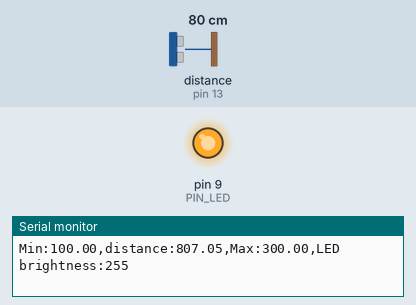
Recording of a sketch running on a simulated Arduino Uno, built with avr-gcc and run on an emulated ATmega328P. Parts: output pins drawn as LEDs (lit = HIGH), the last lines printed to the serial monitor. Wiring (inferred from the names in the program): ultrasonic range finder: trigger pin 12; echo pin 13. The inputs (shaded band) are chosen by the test bench; at power-on: distance to the obstacle (sensor on pin 13) 80 cm. The echo pulse lasts 58.3 µs per cm; pins used as bus, display or sensor lines are not drawn.

Above: at 1.2 s.
1.3 s: distance to the obstacle (sensor on pin 13) set to 18 cm
At 1.7 s:
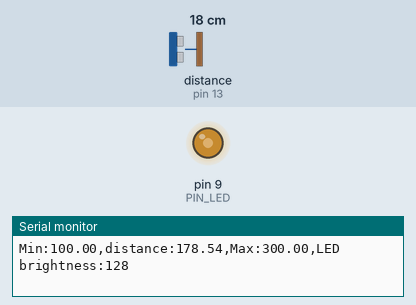
2.8 s: distance to the obstacle (sensor on pin 13) set to 2 cm
At 4.0 s:
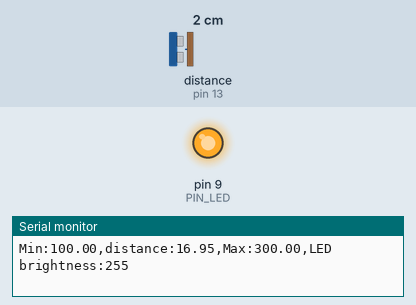
Timing chart, 0 to 5.8 s (numbered marks = the images above; inputs shaded):
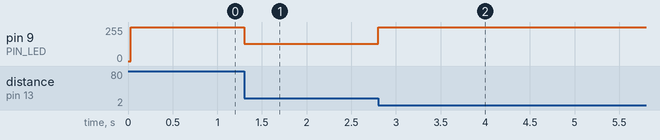

Measured:
- after the input at 1.3 s, pin 9 (PIN_LED): 255/255 → 128/255 at once
- after the input at 2.8 s, pin 9 (PIN_LED): 128/255 → 255/255 at once

The sketch:

08_practice_2.ino
```cpp
// Arduino pin assignment
#define PIN_LED  9
#define PIN_TRIG 12   // sonar sensor TRIGGER
#define PIN_ECHO 13   // sonar sensor ECHO

// configurable parameters
#define SND_VEL 346.0     // sound velocity at 24 celsius degree (unit: m/sec)
#define INTERVAL 25      // sampling interval (unit: msec)
#define PULSE_DURATION 10 // ultra-sound Pulse Duration (unit: usec)
#define _DIST_MIN 100.0   // minimum distance to be measured (unit: mm)
#define _DIST_MAX 300.0   // maximum distance to be measured (unit: mm)
#define DIST_MID1 150.0   // first middle distance (for 50% brightness)
#define DIST_MID2 250.0   // second middle distance (for 50% brightness)

#define TIMEOUT ((INTERVAL / 2) * 1000.0) // maximum echo waiting time (unit: usec)
#define SCALE (0.001 * 0.5 * SND_VEL) // coefficent to convert duration to distance

unsigned long last_sampling_time;   // unit: msec

void setup() {
  // initialize GPIO pins
  pinMode(PIN_LED, OUTPUT);
  pinMode(PIN_TRIG, OUTPUT);  // sonar TRIGGER
  pinMode(PIN_ECHO, INPUT);   // sonar ECHO
  digitalWrite(PIN_TRIG, LOW);  // turn-off Sonar

  // initialize serial port
  Serial.begin(57600);
}

void loop() {
  float distance;

  // wait until next sampling time. // polling
  if (millis() < (last_sampling_time + INTERVAL))
    return;

  distance = USS_measure(PIN_TRIG, PIN_ECHO); // read distance

  // Control LED brightness based on distance
  int led_brightness = calculateBrightness(distance);

  analogWrite(PIN_LED, led_brightness);  // Adjust LED brightness

  // output the distance and LED brightness to the serial port for debugging
  Serial.print("Min:");        Serial.print(_DIST_MIN);
  Serial.print(",distance:");  Serial.print(distance);
  Serial.print(",Max:");       Serial.print(_DIST_MAX);
  Serial.print(",LED brightness:"); Serial.println(led_brightness);

  // update last sampling time
  last_sampling_time += INTERVAL;
}

// get a distance reading from USS. return value is in millimeter.
float USS_measure(int TRIG, int ECHO)
{
  digitalWrite(TRIG, HIGH);
  delayMicroseconds(PULSE_DURATION);
  digitalWrite(TRIG, LOW);

  return pulseIn(ECHO, HIGH, TIMEOUT) * SCALE; // unit: mm
}

// Calculate LED brightness based on distance
int calculateBrightness(float distance) {
  if (distance <= _DIST_MIN || distance >= _DIST_MAX) {
    return 255;  // LED off (active low)
  } else if (distance <= DIST_MID1) {
    return map(distance, _DIST_MIN, DIST_MID1, 255, 128);  // Brightness from 100mm to 150mm
  } else if (distance <= DIST_MID2) {
    return map(distance, DIST_MID1, DIST_MID2, 128, 128);  // 50% brightness at 150mm to 250mm
  } else {
    return map(distance, DIST_MID2, _DIST_MAX, 128, 255);  // Brightness from 250mm to 300mm
  }
}
```
